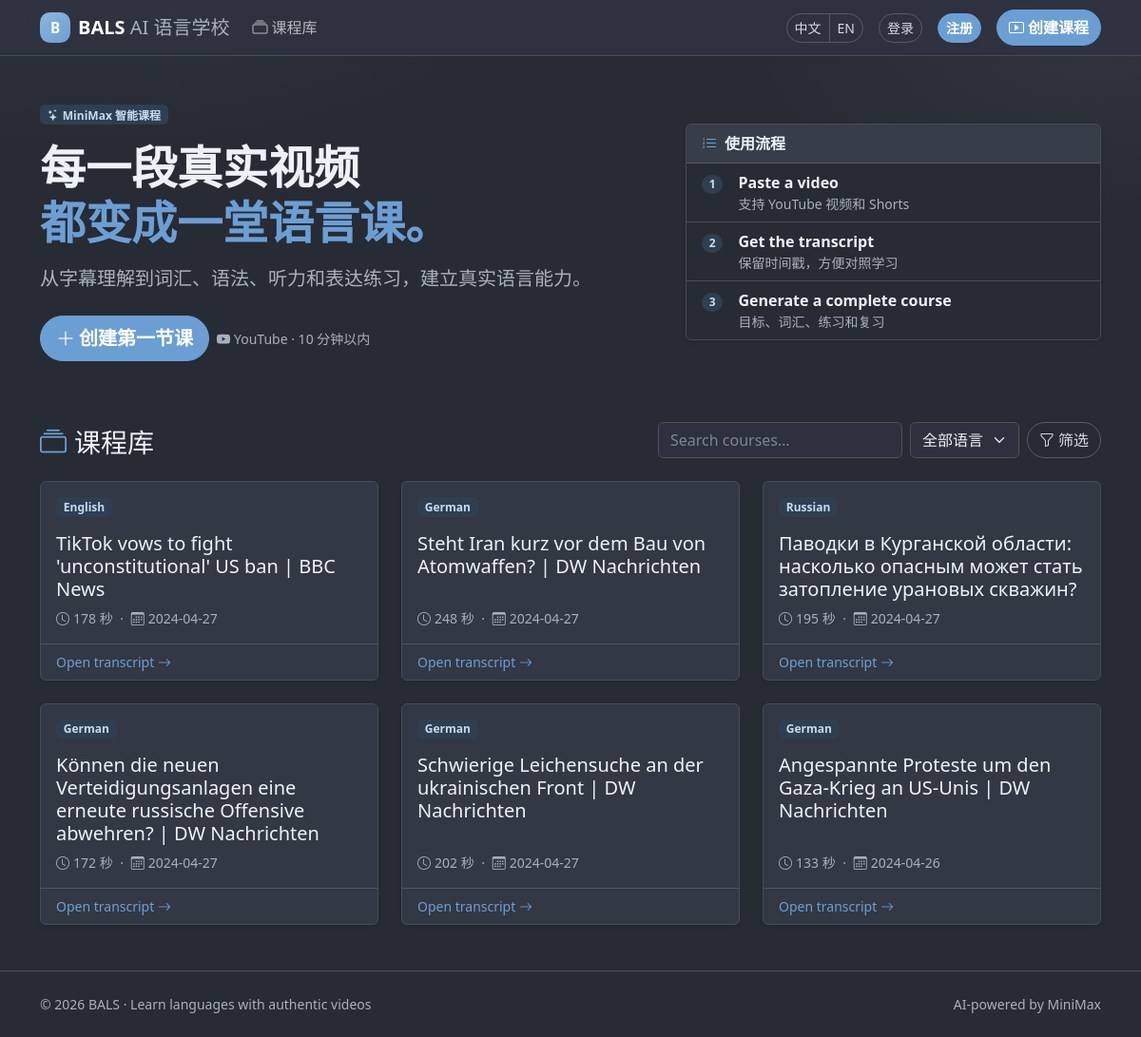
The app's page /zh/, older data.
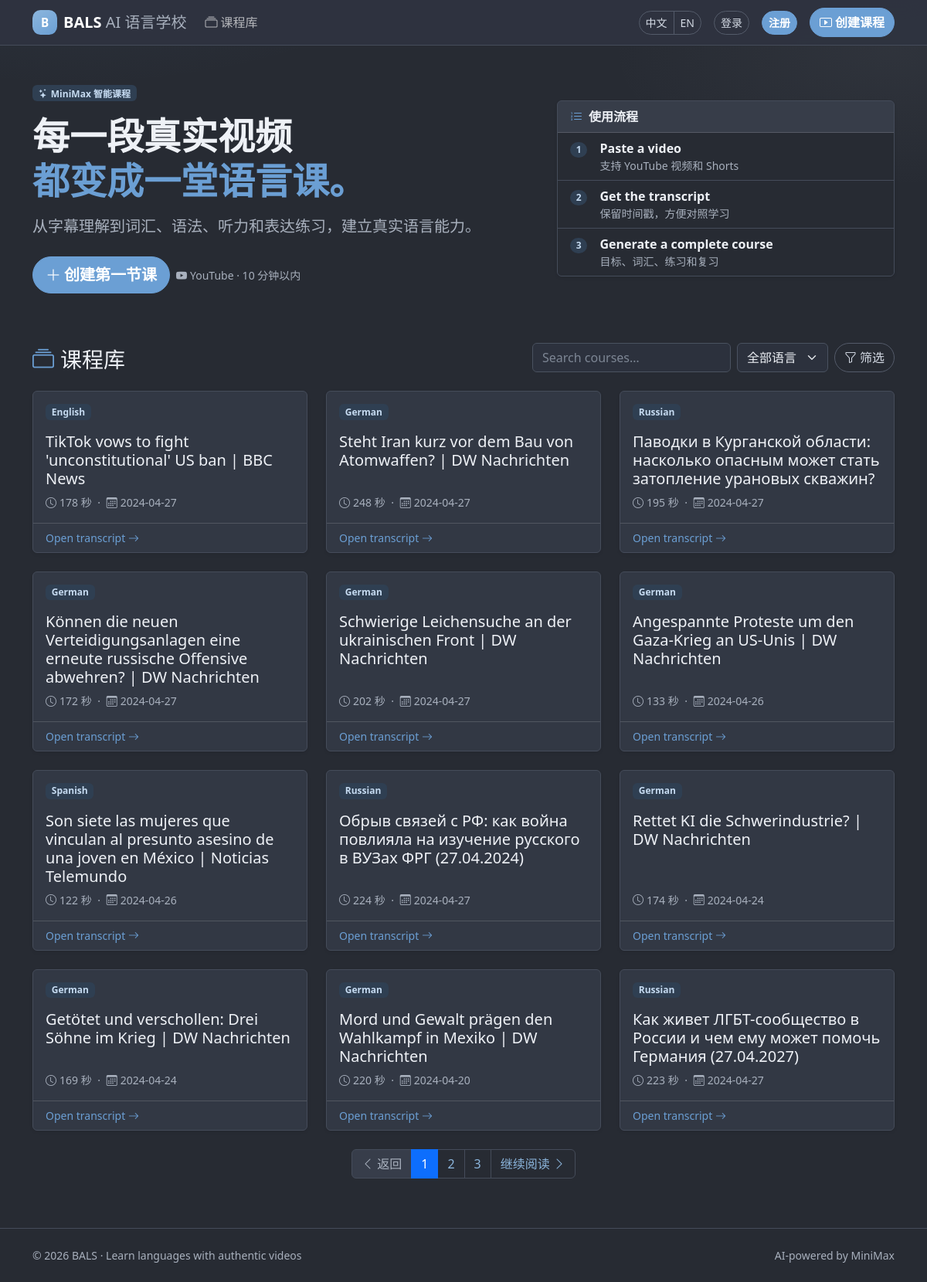
The same page, newer data.
### main_app/models.py (models this page shows, shortened)
class Transcribed_Video(models.Model):
    video_id = models.CharField(max_length=100, unique=True)
    video_language = models.CharField(max_length=100, db_index=True)
    video_title = models.CharField(max_length=300)
    video_length = models.IntegerField()
    slug = models.SlugField(max_length=100, unique=True)
    video_text = models.TextField(blank=True)
    video_transcribe = models.TextField(blank=True)
    uploaded_date = models.DateTimeField(null=True, blank=True)
    status = models.CharField(
        max_length=20,
        choices=JOB_STATUS_CHOICES,
        default=JOB_PENDING,
        db_index=True,
    )
    error_message = models.TextField(blank=True)
    created_at = models.DateTimeField(default=timezone.now)
    updated_at = models.DateTimeField(default=timezone.now)

### main_app/views.py (the view)
# urls.py: 2. Add a URL to urlpatterns:  path('', views.home, name='home')
def home(request):
    from django.core.paginator import Paginator, EmptyPage, PageNotAnInteger
    model = Transcribed_Video.objects.all().order_by('-created_at')
    languages = Transcribed_Video.objects.values_list(
        "video_language", flat=True
    ).distinct()
    language_filter = request.GET.get("language_filter")
    if language_filter:
        model = model.filter(video_language=language_filter)
    query = (request.GET.get("q") or "").strip()
    if query:
        model = model.filter(video_title__icontains=query)
    paginator = Paginator(model, 12)  # 12 courses per page
    page = request.GET.get('page')
    try:
        model = paginator.page(page)
    except PageNotAnInteger:
        model = paginator.page(1)
    except EmptyPage:
        model = paginator.page(paginator.num_pages)
    return render(
        request,
        "main_app/home.html",
        {"model": model, "languages": languages},
    )

### main_app/templates/main_app/home.html (shortened to what the changed rows need)
{% extends 'main_app/base.html' %}
{% load i18n %}
{% block content %}
<section class="row align-items-center g-4 g-lg-5 mb-5 pb-lg-3">
  <div class="col-lg-7">
    <h1 class="display-5 fw-bold mb-3">
    </h1>
  </div>
</section>
<section>
  <div class="d-flex flex-column flex-md-row justify-content-between align-items-md-end gap-3 mb-4">
    <h2 class="h3 mb-0"><i class="bi bi-collection me-2 text-primary"></i>{% trans "Course library" %}</h2>
  </div>
  <div class="row g-4">
    {% for content in model %}
    <div class="col-md-6 col-xl-4">
      <a class="card course-card h-100 shadow-sm text-decoration-none" href="{% url 'transcript' content.slug %}" style="transition: transform .18s ease, border-color .18s ease, box-shadow .18s ease;">
        <div class="card-body d-flex flex-column">
          <span class="badge text-bg-primary align-self-start mb-3">{{ content.video_language|capfirst }}</span>
          <h3 class="h5 card-title">{{ content.video_title }}</h3>
          <p class="card-text text-body-secondary small mt-auto mb-0">
            <i class="bi bi-clock me-1"></i>{{ content.video_length }} {% trans "seconds" %}
            <span class="mx-1">·</span>
            <i class="bi bi-calendar3 me-1"></i>{{ content.uploaded_date|date:"Y-m-d" }}
          </p>
        </div>
        <div class="card-footer bg-transparent small text-primary">
          {% trans "Open transcript" %} <i class="bi bi-arrow-right"></i>
        </div>
      </a>
    </div>
    {% endfor %}
  </div>
  {% if model.has_other_pages %}
  <nav class="mt-4" aria-label="{% trans 'Course pagination' %}">
    <ul class="pagination justify-content-center">
      {% if model.has_previous %}
      <li class="page-item">
        <a class="page-link" href="?{% if request.GET.q %}q={{ request.GET.q }}&{% endif %}{% if request.GET.language_filter %}language_filter={{ request.GET.language_filter }}&{% endif %}page={{ model.previous_page_number }}">
          <i class="bi bi-chevron-left"></i> {% trans "Previous" %}
        </a>
      </li>
      {% else %}
      <li class="page-item disabled"><span class="page-link"><i class="bi bi-chevron-left"></i> {% trans "Previous" %}</span></li>
      {% endif %}
      {% for num in model.paginator.page_range %}
        {% if model.number == num %}
        <li class="page-item active"><span class="page-link">{{ num }}</span></li>
        {% elif num > model.number|add:'-3' and num < model.number|add:'3' %}
        <li class="page-item">
          <a class="page-link" href="?{% if request.GET.q %}q={{ request.GET.q }}&{% endif %}{% if request.GET.language_filter %}language_filter={{ request.GET.language_filter }}&{% endif %}page={{ num }}">{{ num }}</a>
        </li>
        {% endif %}
      {% endfor %}
      {% if model.has_next %}
      <li class="page-item">
        <a class="page-link" href="?{% if request.GET.q %}q={{ request.GET.q }}&{% endif %}{% if request.GET.language_filter %}language_filter={{ request.GET.language_filter }}&{% endif %}page={{ model.next_page_number }}">
          {% trans "Next" %} <i class="bi bi-chevron-right"></i>
        </a>
      </li>
      {% else %}
      <li class="page-item disabled"><span class="page-link">{% trans "Next" %} <i class="bi bi-chevron-right"></i></span></li>
      {% endif %}
    </ul>
  </nav>
  {% endif %}
</section>
{% endblock %}

Row changes from the older to the newer data that the page shows:
added Transcribed_Video: video_language "Spanish", video_title "Son siete las mujeres que vinculan al presunto asesino de una joven en México | Noticias Telemundo", video_length "122", uploaded_date "2024-04-26"
added Transcribed_Video: video_language "Russian", video_title "Обрыв связей с РФ: как война повлияла на изучение русского в ВУЗах ФРГ (27.04.2024)", video_length "224", uploaded_date "2024-04-27"
added Transcribed_Video: video_language "German", video_title "Rettet KI die Schwerindustrie? | DW Nachrichten", video_length "174", uploaded_date "2024-04-24"
added Transcribed_Video: video_language "German", video_title "Getötet und verschollen: Drei Söhne im Krieg | DW Nachrichten", video_length "169", uploaded_date "2024-04-24"
added Transcribed_Video: video_language "German", video_title "Mord und Gewalt prägen den Wahlkampf in Mexiko | DW Nachrichten", video_length "220", uploaded_date "2024-04-20"
added Transcribed_Video: video_language "Russian", video_title "Как живет ЛГБТ-сообщество в России и чем ему может помочь Германия (27.04.2027)", video_length "223", uploaded_date "2024-04-27"
Text that changed along with them:
text now shown: "返回 继续阅读"
new list line: "1"
new list line: "2"
new list line: "3"
